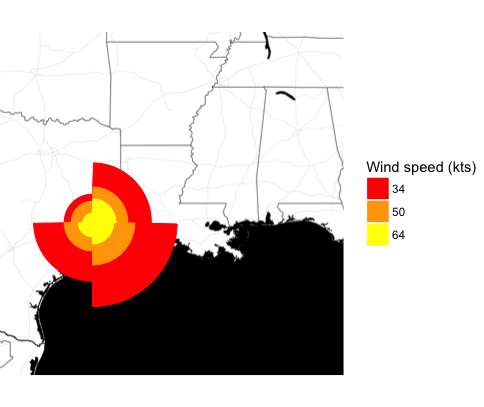

R code for this plot:
### Coursera R4 Assignment: Build a New Geom ###

### Questions:
### 1. Build a custom geom for ggplot2 that can be used to add the hurricane wind radii chart
### for a single storm observation to a map (i.e., could be used to recreate the figure shown above).
### 2. Use the geom to map the create a map showing the wind radii chart at one observation times
### for Hurricane Ike, which occurred in September 2008.
### Use an observation time when the storm was near or over the United States.

## Reading in the data:
#Data & Source: Atlantic basin tropical storms since 1988 through the Extended Best Tract dataset
library(readr)
ext_tracks_widths <- c(7, 10, 2, 2, 3, 5, 5, 6, 4, 5, 4, 4, 5, 3, 4, 3, 3, 3,
                       4, 3, 3, 3, 4, 3, 3, 3, 2, 6, 1)
ext_tracks_colnames <- c("storm_id", "storm_name", "month", "day",
                         "hour", "year", "latitude", "longitude",
                         "max_wind", "min_pressure", "rad_max_wind",
                         "eye_diameter", "pressure_1", "pressure_2",
                         paste("radius_34", c("ne", "se", "sw", "nw"), sep = "_"),
                         paste("radius_50", c("ne", "se", "sw", "nw"), sep = "_"),
                         paste("radius_64", c("ne", "se", "sw", "nw"), sep = "_"),
                         "storm_type", "distance_to_land", "final")

ext_tracks <- read_fwf("ebtrk_atlc_1988_2015.txt", 
                       fwf_widths(ext_tracks_widths, ext_tracks_colnames),
                       na = "-99")
#prints:
#-- Column specification -----------------------------------------------------------------
#cols(
#  .default = col_double(),
#  storm_id = col_character(),
#  storm_name = col_character(),
#  month = col_character(),
#  day = col_character(),
#  hour = col_character(),
#  storm_type = col_character(),
#  final = col_character()
#)
# Use `spec()` for the full column specifications.



## Tidying the data and subsetting it to a single observation time (when the storm was near or over the US):
library(dplyr)
library(tidyr)
library(stringr)
dataframe <- ext_tracks %>% 
    dplyr::mutate(storm_id = paste(storm_name, year, sep = '-'),
                  date = paste(year, '-', month, '-', day, ' ', hour, ':', '00', ':', '00'),
                  longitude = -longitude) %>% 
    dplyr::select(c('storm_id', 'date', 'longitude', 'latitude', 
                    'radius_34_ne', 'radius_34_se', 'radius_34_sw', 'radius_34_nw',
                    'radius_50_ne', 'radius_50_se', 'radius_50_sw', 'radius_50_nw',
                    'radius_64_ne', 'radius_64_se', 'radius_64_sw', 'radius_64_nw')) %>%
    tidyr::gather(variable, value, -storm_id, -date,-latitude, -longitude, -storm_id, -date) %>%
    mutate(wind_speed = stringr::str_extract(variable, "(34|50|64)"), variable = str_extract(variable, "(ne|nw|se|sw)")) %>%
    tidyr::spread(variable, value) %>%
    select(c('storm_id', 'date', 'latitude', 'longitude', 'wind_speed', 'ne', 'nw', 'se', 'sw'))
head(dataframe)
#prints:
#A tibble: 6 x 9
#storm_id     date                          latitude longitude wind_speed    ne    nw    se    sw
#  <chr>        <chr>                            <dbl>     <dbl> <chr>      <dbl> <dbl> <dbl> <dbl>
#1 ALBERTO-1988 1988 - 08 - 05   18 : 00 : 00     32       -77.5 34             0     0     0     0
#2 ALBERTO-1988 1988 - 08 - 06   00 : 00 : 00     32.8     -76.2 34             0     0     0     0
#3 ALBERTO-1988 1988 - 08 - 06   06 : 00 : 00     34       -75.2 34             0     0     0     0
#4 ALBERTO-1988 1988 - 08 - 06   12 : 00 : 00     35.2     -74.6 34             0     0     0     0
#5 ALBERTO-1988 1988 - 08 - 06   18 : 00 : 00     37       -73.5 34             0     0     0     0
#6 ALBERTO-1988 1988 - 08 - 07   00 : 00 : 00     38.7     -72.4 34             0     0     0     0



## Filtering for a single Hurricane Ike, which occurred in September 2008 (see hint first)
IKE_data <- dataframe %>%
  filter(storm_id == "IKE-2008")
head(IKE_data)
#prints:
#A tibble: 6 x 9
#storm_id date                          latitude longitude wind_speed    ne    nw    se    sw
#  <chr>    <chr>                            <dbl>     <dbl> <chr>      <dbl> <dbl> <dbl> <dbl>
#1 IKE-2008 2008 - 09 - 01   06 : 00 : 00     17.2     -37   34             0     0     0     0
#2 IKE-2008 2008 - 09 - 01   12 : 00 : 00     17.3     -38.4 34           120    60    75     0
#3 IKE-2008 2008 - 09 - 01   18 : 00 : 00     17.5     -39.9 34           130    75   110     0
#4 IKE-2008 2008 - 09 - 02   00 : 00 : 00     17.8     -41.3 34           140    90   120     0
#5 IKE-2008 2008 - 09 - 02   06 : 00 : 00     18.2     -42.8 34           145   120   120     0
#6 IKE-2008 2008 - 09 - 02   12 : 00 : 00     18.7     -44.3 34           150   120   120     0



## Creating a geom named geom_hurricane()
## and documenting all of its parameters in the oxygen2-style documentation:

#' A new class for the new geom
#' 
#' This is a ggproto function that creates a new class for the new geom, geom_hurricane function.
#' 
#' @param required_aes A character vector of aesthetics needed to render the geom
#' @param default_aes a list generated by aes() of default values for aesthetics
#' @param draw_key renders a single legend key
#' @param draw_panel a function that returns a grid grob to be plotted 
#' 
#' @return a a new class for the new geom, geom_hurricane function, which will be created following this function
#' 
#' @importFrom ggplot2 ggproto 
#' @importFrom grid polygonGrob gpar
#' @importFrom dplyr %>% bind_rows rename
#' @importFrom geosphere destPoint
#' 
#' @export
library(ggplot2)
library(grid)
library(dplyr)
library(geosphere)
GeomHurricane <- ggproto("GeomHurricane", Geom,
                         required_aes = c("x", "y", "ne", "se", "nw", "sw") ,
                         default_aes = aes(fill = 1, colour = 1, alpha = 1, scale_radii = 1),
                         draw_key = draw_key_polygon,
                         draw_panel = function(data, panel_scale, coord){
                           coords <- coord$transform(data, panel_scale)
                           
                           data <- data %>% mutate_(ne = ne*1852*scale_radii,
                                                    se = se*1852*scale_radii,
                                                    sw = sw*1852*scale_radii,
                                                    nw = nw*1852*scale_radii)
                           
                           for (i in 1:nrow(data)) {
                             df_nw <- data.frame(colour = data[i,]$colour,
                                                       fill = data[i,]$fill,
                                                       geosphere::destPoint(p = c(data[i,]$x, data[i,]$y), b = 270:360, d = data[i,]$nw),
                                                       group = data[i,]$group,
                                                       PANEL = data[i,]$PANEL,
                                                       alpha = data[i,]$alpha)
                                                 
                             df_ne <- data.frame(colour = data[i,]$colour,
                                                       fill = data[i,]$fill,
                                                       geosphere::destPoint(p = c(data[i,]$x, data[i,]$y), b = 1:90, d = data[i,]$ne),
                                                       group = data[i,]$group,
                                                       PANEL = data[i,]$PANEL,
                                                       alpha = data[i,]$alpha)
                             
                             df_se <- data.frame(colour = data[i,]$colour,
                                                       fill = data[i,]$fill,
                                                       geosphere::destPoint(p = c(data[i,]$x, data[i,]$y), b = 90:180, d = data[i,]$se),
                                                       group = data[i,]$group,
                                                       PANEL = data[i,]$PANEL,
                                                       alpha = data[i,]$alpha)
                             
                             df_sw <- data.frame(colour = data[i,]$colour,
                                                 fill = data[i,]$fill,
                                                 geosphere::destPoint(p = c(data[i,]$x, data[i,]$y), b = 180:270, d = data[i,]$sw),
                                                 group = data[i,]$group,
                                                 PANEL = data[i,]$PANEL,
                                                 alpha = data[i,]$alpha)
                       

                             df_points <- dplyr::bind_rows(list(df_nw, df_ne, df_se, df_sw))
                           }
                           
                          
                           df_points <- df_points %>% dplyr::rename('x' = 'lon', 'y' = 'lat')
                           df_points$colour <- as.character(df_points$colour)
                           df_points$fill <- as.character(df_points$fill)

                           grid::polygonGrob(x= coords_df$x, y = coords_df$y,
                             gp = grid::gpar(col = coords_df$colour, fill = coords_df$fill, alpha = coords_df$alpha))
                         }
)



#' A new geom which will apply the new class GeomHurricane created above
#' 
#' This is a geom_* function applying the new class GeomHurricane,
#' which returns a layer for the ggproto function of the new class GeomHurricane, to which can be added to a plot created with the ggplot2 function.
#' 
#' @param mapping set of aesthetic mappings created by aes() or aes_(). If specified and inherit.aes = TRUE (the default), it is combined with the default mapping at the top level of the plot. You must supply mapping if there is no plot mapping.
#' @param data the data to be displayed in this layer. There are three options: If NULL, the default, the data is inherited from the plot data as specified in the call to ggplot(). A data.frame, or other object, will override the plot data. All objects will be fortified to produce a data frame. See fortify() for which variables will be created. A function will be called with a single argument, the plot data. The return value must be a data.frame, and will be used as the layer data. A function can be created from a formula (e.g. ~ head(.x, 10)).
#' @param stat the statistical transformation to use on the data for this layer, as a string.
#' @param position position adjustment, either as a string, or the result of a call to a position adjustment function.
#' @param na.rm if FALSE, the default, missing values are removed with a warning. If TRUE, missing values are silently removed.
#' @param show.ledgend logical. Should this layer be included in the legends? NA, the default, includes if any aesthetics are mapped. FALSE never includes, and TRUE always includes. It can also be a named logical vector to finely select the aesthetics to display.
#' @param inherit.aes if FALSE, overrides the default aesthetics, rather than combining with them. This is most useful for helper functions that define both data and aesthetics and shouldn't inherit behaviour from the default plot specification, e.g. borders().
#' 
#' @return a layer for the ggproto function of the new class GeomHurricane
#' 
#' @importFrom ggplot2 layer
#' 
#' @export
library(ggplot2)
geom_hurricane <- function (mapping = NULL, data = NULL, stat = "identity",
                           position = "identity", na.rm = FALSE, 
                           show.legend = NA, inherit.aes = TRUE, ...) {
  ggplot2::layer(
    geom = GeomHurricane, mapping = mapping,  
    data = data, stat = stat, position = position, 
    show.legend = show.legend, inherit.aes = inherit.aes,
    params = list(na.rm = na.rm, ...)
  )
}



## Plotting a wind radii chart of IKE-2008 using the new geom:
ggplot(data = IKE_data) +
  geom_hurricane(aes(x = longitude, y = latitude,
                     ne = ne, se = se, nw = nw, sw = sw,
                     fill = wind_speed, color = wind_speed)) +
  scale_color_manual(name = "Wind speed (kts)",
                     values = c("red", "orange", "yellow")) +
  scale_fill_manual(name = "Wind speed (kts)",
                    values = c("red", "orange", "yellow")) 



## Adding a map that has the wind radii overlayed for Hurricane Ike:
library(ggmap)
get_map("Ike", zoom = 6, maptype = "toner-background") %>%
  ggmap(extent = "device") +
  geom_hurricane(data = IKE_data,
                 aes(x = longitude, y = latitude, 
                     ne = ne, se = se, nw = nw, sw = sw,
                     fill = wind_speed, color = wind_speed)) + 
  scale_color_manual(name = "Wind speed (kts)", 
                     values = c("red", "orange", "yellow")) + 
  scale_fill_manual(name = "Wind speed (kts)", 
                    values = c("red", "orange", "yellow"))
#prints: a map that has the wind radii overlayed for Hurricane Ike
